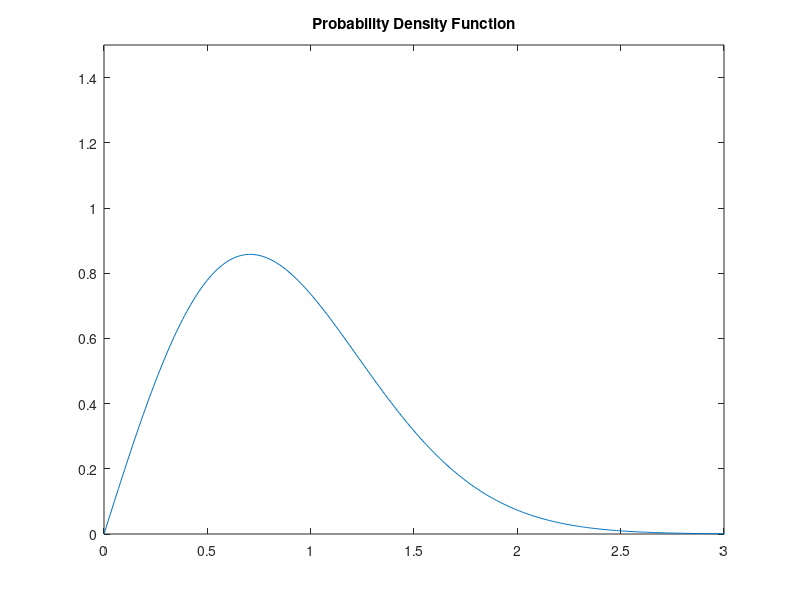
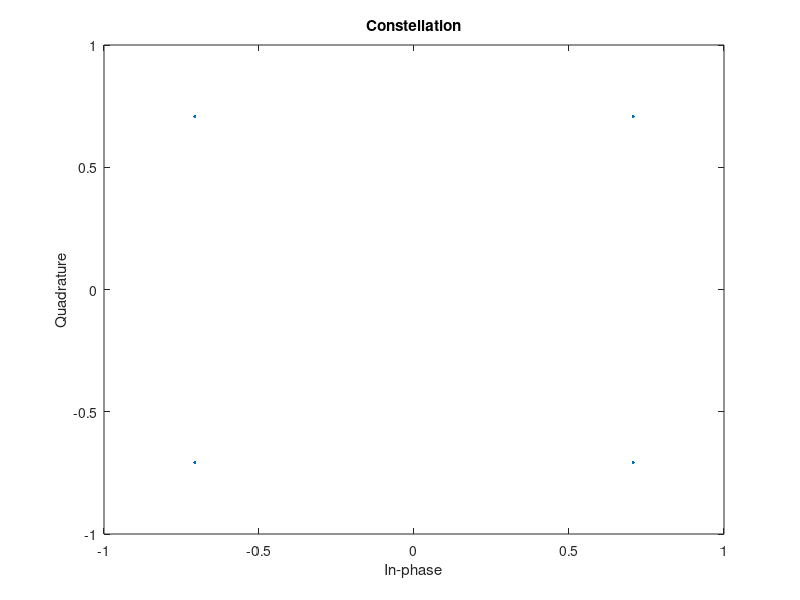
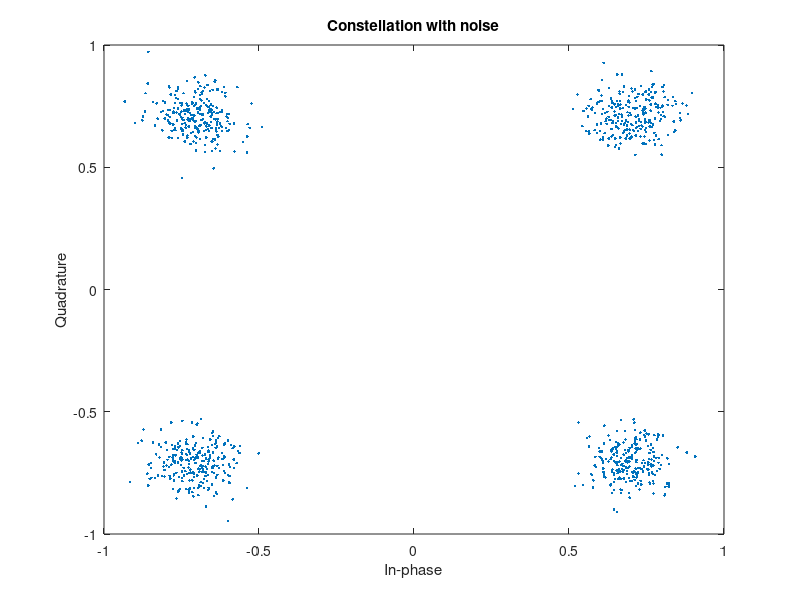
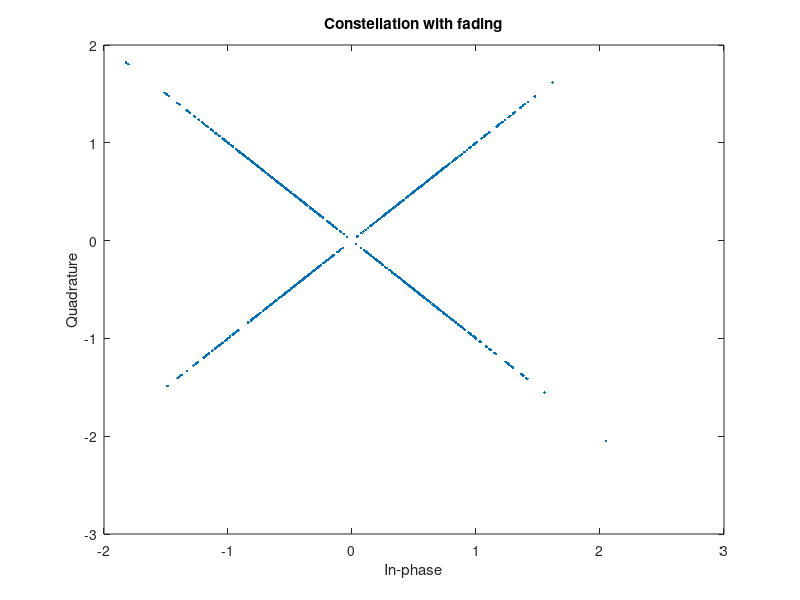

Recreate these plots in MATLAB, in order.
clc
clear
close all 

% Igor Martins Rocha
% Simulation of nakagami-m fading channel

m = 1;      % Controls the format, the higher the m, the weaker the fading
w = 1;      % Controls the spreading
snr = 20;

% --------- Plotar FDP --------------------------- %
x = 0:0.01:5;
f = (2*(m^m)*x.^(2*m-1).*exp((-m/w)*x.^2))/(gamma(m)*(w^m)); % FDP
plot (x,f)
axis([0 3 0 1.5])
title('Probability Density Function')

% --------- Nakagami-m distribution --------------%
fs = 100;                                   %Signal frequency
fa = 20*fs;                                 %Sampling frequency
t = 0:1/fa:100;
y1 = sin (2*pi*fs*t);                      
y2 = awgn (y1, snr, 'measured');            % Signal with noise

pd = makedist('Nakagami','mu',m,'omega',w); 
r = random(pd,length(t),1)';                

y3  = r.*y1;                                % Signal with fading
y4 = awgn (y3, snr,'measured');             % Signal with noise and fading

% ---------- Constellation --------------------%
M = 4;
sym = 1000; % Number of symbols
data = randi([0 M-1],sym,1);  
txSig = pskmod(data,M,pi/M);  

r = random (pd, sym,1);      

rxd = r.*txSig;                       % Adding the fading
rxn = awgn (txSig, snr, 'measured');   % Adding the noise
rxdn = awgn(rxd, snr, 'measured');     % Noise and fading

scatterplot(txSig)
title('Constellation')

scatterplot(rxn)
title('Constellation with noise')

scatterplot(rxd)
title('Constellation with fading')

scatterplot(rxdn)
title('Constellation with noise and fading')


% --------- Plotting the graphics ---------- %
figure();
subplot (2,2,1)
plot (t,y1);
title('Signal')
axis([0 5/fs -2 2])

subplot (2,2,2)
plot (t,y2);
title('Signal with noise')
axis([0 5/fs -2 2])

subplot (2,2,3)
plot (t,y3);
title('Signal with fading')
axis([0 5/fs -2 2])

subplot(2,2,4)
plot (t,y4);
title('Signal with fading and noise')
axis([0 5/fs -2 2])